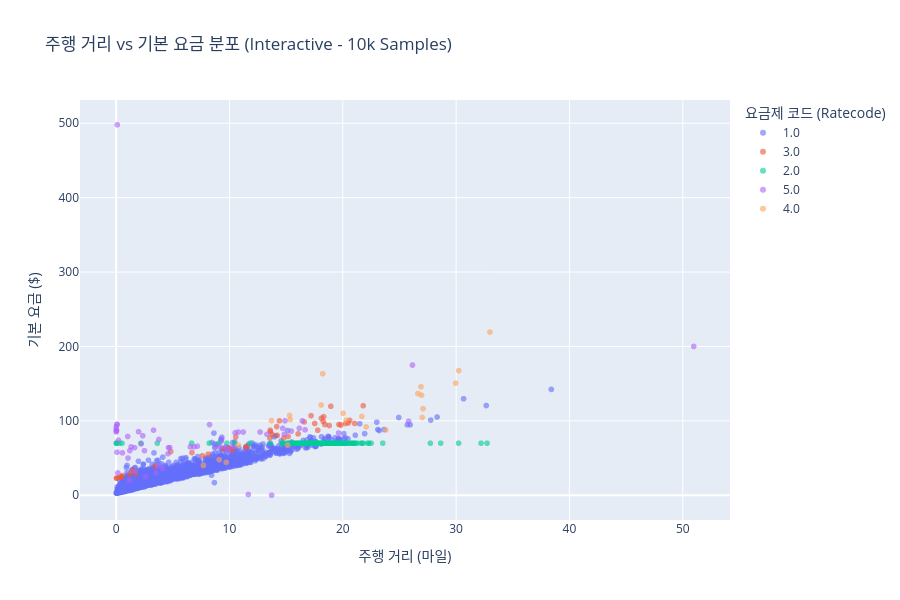

Notebook source saved alongside this figure:
### Markdown cell above
### 2-3. 주행 거리 vs 기본 요금 산점도 (Interactive Scatter with Sampling)
- 전체 데이터가 대량이므로 웹브라우저 가속을 보장하기 위해 **10,000건 무작위 샘플링**을 취합니다.
- `RatecodeID`를 범주(문자열)로 변환해 색상별 요금 규정을 직관적으로 파악합니다.

### Code cell
df_sample = df.sample(n=10000, random_state=42).copy()
df_sample["RatecodeID_str"] = df_sample["RatecodeID"].astype(str)

fig = px.scatter(
    df_sample,
    x="trip_distance",
    y="fare_amount",
    color="RatecodeID_str",
    title="주행 거리 vs 기본 요금 분포 (Interactive - 10k Samples)",
    labels={
        "trip_distance": "주행 거리 (마일)",
        "fare_amount": "기본 요금 ($)",
        "RatecodeID_str": "요금제 코드 (Ratecode)"
    },
    hover_data=["passenger_count", "trip_duration_min", "total_amount"],
    opacity=0.6
)
fig.update_layout(width=900, height=600)
fig.show()
fig.write_html("../outputs/trip_distance_vs_fare_interactive.html")

### Figure 1 — Plotly figure (JSON) as saved in the notebook; plotly's stock layout.template omitted (floating-point values rounded to 4 significant figures; data arrays with more than 128 entries replaced by an {"elided": "..."} marker saying what was removed)
{"data": [{"customdata": {"elided": "9602x3 float values"}, "hovertemplate": "요금제 코드 (Ratecode)=1.0<br>주행 거리 (마일)=%{x}<br>기본 요금 ($)=%{y}<br>passenger_count=%{customdata[0]}<br>trip_duration_min=%{customdata[1]}<br>total_amount=%{customdata[2]}<extra></extra>", "legendgroup": "1.0", "marker": {"color": "#636efa", "opacity": 0.6, "symbol": "circle"}, "mode": "markers", "name": "1.0", "showlegend": true, "type": "scattergl", "x": {"elided": "9602 float values"}, "xaxis": "x", "y": {"elided": "9602 float values"}, "yaxis": "y"}, {"customdata": {"elided": "48x3 float values"}, "hovertemplate": "요금제 코드 (Ratecode)=3.0<br>주행 거리 (마일)=%{x}<br>기본 요금 ($)=%{y}<br>passenger_count=%{customdata[0]}<br>trip_duration_min=%{customdata[1]}<br>total_amount=%{customdata[2]}<extra></extra>", "legendgroup": "3.0", "marker": {"color": "#EF553B", "opacity": 0.6, "symbol": "circle"}, "mode": "markers", "name": "3.0", "showlegend": true, "type": "scattergl", "x": [16.06, 16.6, 11.55, 21.8, 20.25, 13.56, 14.41, 13.61, 19.84, 20.5, 0.06, 0.23, 1.22, 0.03, 14.17, 3.43, 18.94, 18.31, 10.27, 10.56, 15.18, 7.61, 20.61, 19.66, 1.71, 6.69, 4.82, 17.79, 14.22, 0.46, 0.54, 14.79, 9.46, 17.52, 11.45, 18.42, 1.5, 18.11, 9.93, 18.27, 17.2, 13.77, 10.25, 21.05, 0.44, 8.12, 18.8, 13.59], "xaxis": "x", "y": [82.5, 98.6, 65.7, 120.3, 96.5, 76.9, 100.0, 85.3, 94.4, 97.2, 23.0, 23.7, 28.6, 23.0, 92.3, 39.1, 119.6, 105.6, 62.2, 78.3, 79.0, 53.1, 100.7, 95.1, 28.6, 57.3, 58.7, 87.4, 80.4, 24.4, 26.5, 76.9, 62.2, 96.5, 64.3, 95.1, 34.2, 103.5, 63.6, 99.3, 107.0, 81.8, 60.8, 96.5, 24.4, 55.2, 93.7, 87.4], "yaxis": "y"}, {"customdata": {"elided": "267x3 float values"}, "hovertemplate": "요금제 코드 (Ratecode)=2.0<br>주행 거리 (마일)=%{x}<br>기본 요금 ($)=%{y}<br>passenger_count=%{customdata[0]}<br>trip_duration_min=%{customdata[1]}<br>total_amount=%{customdata[2]}<extra></extra>", "legendgroup": "2.0", "marker": {"color": "#00cc96", "opacity": 0.6, "symbol": "circle"}, "mode": "markers", "name": "2.0", "showlegend": true, "type": "scattergl", "x": {"elided": "267 float values"}, "xaxis": "x", "y": {"elided": "267 float values"}, "yaxis": "y"}, {"customdata": {"elided": "60x3 float values"}, "hovertemplate": "요금제 코드 (Ratecode)=5.0<br>주행 거리 (마일)=%{x}<br>기본 요금 ($)=%{y}<br>passenger_count=%{customdata[0]}<br>trip_duration_min=%{customdata[1]}<br>total_amount=%{customdata[2]}<extra></extra>", "legendgroup": "5.0", "marker": {"color": "#ab63fa", "opacity": 0.6, "symbol": "circle"}, "mode": "markers", "name": "5.0", "showlegend": true, "type": "scattergl", "x": [1.02, 9.9, 4.1, 16.16, 9.3, 13.72, 10.78, 1.32, 0.04, 7.17, 1.98, 10.27, 12.7, 6.87, 4.73, 10.5, 0.01, 0.55, 11.22, 19.63, 1.67, 2.2, 15.46, 0.01, 16.42, 25.81, 13.31, 0.07, 8.76, 9.67, 4.58, 2.58, 3.3, 11.67, 3.5, 2.5, 0.01, 0.07, 14.9, 1.63, 3.71, 0.2, 1.19, 2.35, 9.15, 8.24, 3.77, 14.84, 14.7, 1.21, 0.01, 0.15, 0.1, 4.62, 16.67, 1.05, 6.54, 0.09, 50.97, 26.15], "xaxis": "x", "y": [79.0, 60.0, 35.94, 90.0, 75.0, 0.01, 85.0, 65.0, 87.0, 66.0, 85.44, 65.0, 85.0, 65.0, 64.0, 84.0, 85.21, 57.0, 85.0, 83.69, 32.0, 69.0, 86.25, 86.45, 100.0, 99.5, 82.0, 95.0, 65.0, 65.0, 55.9, 25.0, 87.44, 1.0, 30.0, 60.0, 92.0, 57.88, 100.0, 64.0, 40.0, 74.0, 20.0, 80.0, 65.0, 95.0, 75.0, 82.0, 90.0, 60.0, 89.0, 30.0, 498.0, 64.0, 88.0, 50.0, 65.0, 95.44, 200.0, 175.0], "yaxis": "y"}, {"customdata": [[1.0, 33.98, 119.2], [1.0, 15.2, 58.16], [1.0, 39.38, 181.8], [1.0, 61.52, 131.8], [2.0, 68.75, 225.3], [1.0, 50.42, 161.2], [2.0, 40.52, 89.94], [1.0, 61.85, 201.9], [1.0, 59.08, 154.0], [2.0, 59.57, 155.3], [1.0, 48.8, 141.1], [1.0, 20.07, 55.75], [1.0, 27.33, 190.6], [1.0, 97.2, 183.3], [1.0, 82.72, 152.4], [1.0, 64.07, 118.1], [1.0, 86.23, 169.3], [2.0, 20.52, 62.36], [1.0, 47.18, 128.8], [2.0, 24.47, 82.68], [1.0, 40.42, 184.0], [2.0, 40.0, 177.0], [2.0, 44.67, 155.4]], "hovertemplate": "요금제 코드 (Ratecode)=4.0<br>주행 거리 (마일)=%{x}<br>기본 요금 ($)=%{y}<br>passenger_count=%{customdata[0]}<br>trip_duration_min=%{customdata[1]}<br>total_amount=%{customdata[2]}<extra></extra>", "legendgroup": "4.0", "marker": {"color": "#FFA15A", "opacity": 0.6, "symbol": "circle"}, "mode": "markers", "name": "4.0", "showlegend": true, "type": "scattergl", "x": [23.79, 9.72, 26.9, 13.71, 32.99, 20.03, 10.79, 29.96, 15.3, 27.01, 22.06, 7.7, 18.09, 18.23, 20.32, 21.68, 26.95, 9.09, 15.36, 15.14, 26.63, 30.23, 27.08], "xaxis": "x", "y": [87.7, 44.3, 145.8, 100.3, 219.3, 110.1, 67.4, 150.7, 107.3, 104.5, 91.9, 40.1, 121.3, 163.3, 101.0, 105.9, 134.6, 47.8, 101.7, 67.4, 136.7, 167.5, 116.4], "yaxis": "y"}], "layout": {"height": 600, "legend": {"title": {"text": "요금제 코드 (Ratecode)"}, "tracegroupgap": 0}, "title": {"text": "주행 거리 vs 기본 요금 분포 (Interactive - 10k Samples)"}, "width": 900, "xaxis": {"anchor": "y", "domain": [0.0, 1.0], "title": {"text": "주행 거리 (마일)"}}, "yaxis": {"anchor": "x", "domain": [0.0, 1.0], "title": {"text": "기본 요금 ($)"}}}}
